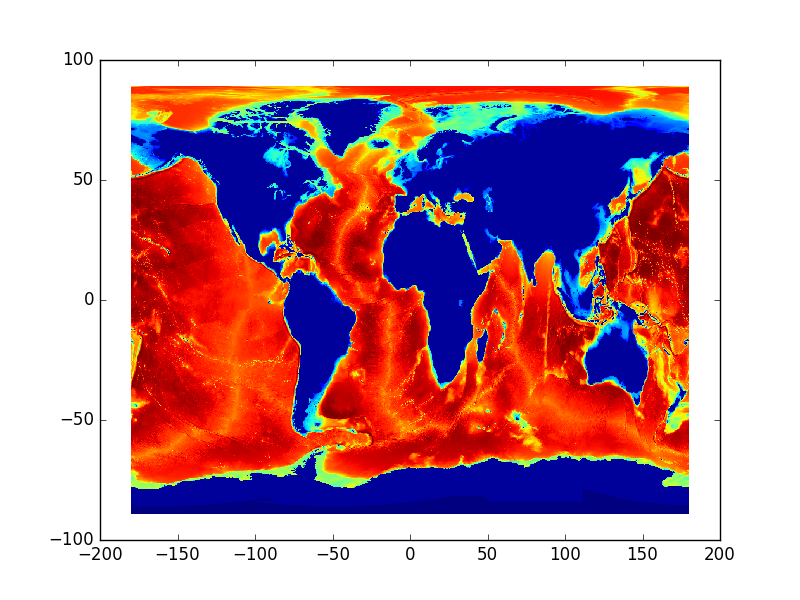

Python code for this plot:
from __future__ import print_function
import pycf
import iris
import numpy
import sys
from ctypes import byref, c_int, c_double, c_float, POINTER, c_char_p, c_void_p
import argparse
from functools import reduce
import time

parser = argparse.ArgumentParser(description='Interpolate using libcf')
parser.add_argument('--src_file', type=str, dest='src_file', 
                    default='coords_CF_ORCA12_GO6-2.nc',
                    help='Source data file name')
parser.add_argument('--src_field', type=str, dest='src_field', 
                    default='ocndept',
                    help='Source data field name')
parser.add_argument('--dst_file', type=str, dest='dst_file', default='dst.nc',
                    help='Destination data file name')
parser.add_argument('--tolpos', type=float, dest='tolpos', default=1.e-6,
                    help='Tolerance in target space')
parser.add_argument('--nitermax', type=int, dest='nitermax', default=1000,
                    help='Max number of iterations')
parser.add_argument('--plot', dest='plot', action='store_true', help='Plot')

args = parser.parse_args()

if args.src_file is '':
    print('ERROR: must provide source data file name')
    parser.print_help()
    sys.exit(1)

if args.dst_file is '':
    print('ERROR: must provide destination data file name')
    parser.print_help()
    sys.exit(1)

src_file = args.src_file.encode('UTF-8') # python3
dst_file = args.dst_file.encode('UTF-8') # python3
src_field = args.src_field.encode('UTF-8') # python3
ndims = 2

def createData(filename, prefix, fieldname):
    # use iris to read in the data
    # then pass the array to create libcf objects
    cubes = iris.load(filename)
    cube = None
    for cb in cubes:
        if cb.var_name == fieldname:
            cube = cb
    coords = cube.coords()
    lats = coords[0].points
    lons = coords[1].points
    
    # create coordinates
    save = 1 # copy and save
    latId, lonId = c_int(), c_int()
    dims = (c_int * 2)(lats.shape[0], lats.shape[1])
    dimNames = (c_char_p * 2)("y", "x")
    ier = pycf.nccf.nccf_def_lat_coord(ndims, dims, dimNames, lats.ctypes.data_as(POINTER(c_double)), save, byref(latId))
    assert(ier == pycf.NC_NOERR)
    ier = pycf.nccf.nccf_def_lon_coord(ndims, dims, dimNames, lons.ctypes.data_as(POINTER(c_double)), save, byref(lonId))
    assert(ier == pycf.NC_NOERR)

    # create the grid
    gridId = c_int()
    coordIds = (c_int * 2)(latId.value, lonId.value)
    gridname = prefix + 'grid'
    ier = pycf.nccf.nccf_def_grid(coordIds, gridname, byref(gridId))
    assert(ier == pycf.NC_NOERR)

    # create the data
    dataId = c_int()
    dataname = fieldname
    ier = pycf.nccf.nccf_def_data(gridId, dataname, cube.standard_name, 
                                  str(cube.units), None, byref(dataId))
    assert(ier == pycf.NC_NOERR)
    ier = pycf.nccf.nccf_set_data_double(dataId, cube.data.ctypes.data_as(POINTER(c_double)))
    assert(ier == pycf.NC_NOERR)

    # get a pointer to the array
    dataPtr = POINTER(c_double)()
    xtype = c_int()
    fillValuePtr = c_void_p()
    ier = pycf.nccf.nccf_get_data_pointer(dataId, byref(xtype),
                                          byref(dataPtr), byref(fillValuePtr))
    assert(ier == pycf.NC_NOERR)

    # create a numpy array from that pointer
    array = numpy.ctypeslib.as_array(dataPtr, shape=cube.data.shape)


    return {'gridId': gridId, 'dataId': dataId, 'dataArray': array, 'lats': lats, 'lons': lons}


def destroyData(dataId):
    gridId = c_int()
    ier = pycf.nccf.nccf_inq_data_gridid(dataId, byref(gridId))
    assert(ier == pycf.NC_NOERR)
    coordIds = (c_int * ndims)()
    ier = pycf.nccf.nccf_inq_grid_coordids(gridId, coordIds)
    assert(ier == pycf.NC_NOERR)

    ier = pycf.nccf.nccf_free_data(dataId)
    assert(ier == pycf.NC_NOERR)
    ier = pycf.nccf.nccf_free_grid(gridId)
    assert(ier == pycf.NC_NOERR)
    for i in range(ndims):
        ier = pycf.nccf.nccf_free_coord(coordIds[i])
        assert(ier == pycf.NC_NOERR)

def printInvalidDataPoints(lats, lons, data, fillValue):
    badLats = lats[data == fillValue]
    badLons = lons[data == fillValue]
    for i in range(len(badLats)):
        print('invalid point: lat = {:.10f} lon = {:.10f}'.format(badLats[i], badLons[i]))

def plotData(lats, lons, data):
    from matplotlib import pylab
    pylab.pcolor(lons, lats, data)
    pylab.show()


timeStats = {
    'weights': float('nan'),
    'evaluation': float('nan'),
}

src = createData(src_file, b"src", args.src_field)
dst = createData(dst_file, b"dst", 'pointData')

# compute the interpolation weights
regridId = c_int()
ier = pycf.nccf.nccf_def_regrid(src['gridId'], dst['gridId'], byref(regridId))
assert(ier == pycf.NC_NOERR)
nitermax = c_int(args.nitermax)
tolpos = c_double(args.tolpos)

tic = time.time()
ier = pycf.nccf.nccf_compute_regrid_weights(regridId,
                                            nitermax, tolpos)
toc = time.time()
assert(ier == pycf.NC_NOERR)
timeStats['weights'] = toc - tic

# get the the number of valid target points
nvalid = c_int()
ier = pycf.nccf.nccf_inq_regrid_nvalid(regridId, byref(nvalid))
assert(ier == pycf.NC_NOERR)

# store the reference data values
dstDataRef = dst['dataArray'].copy()

# initialize the data
dst['dataArray'][...] = -2.0

# interpolate
tic = time.time()
ier = pycf.nccf.nccf_apply_regrid(regridId, src['dataId'], dst['dataId'])
toc = time.time()
assert(ier == pycf.NC_NOERR)
timeStats['evaluation'] = toc - tic

srcDims = src['dataArray'].shape
srcNtot = srcDims[0] * srcDims[1]
dstDims = dst['dataArray'].shape
dstNtot = dstDims[0] * dstDims[1]

# compute error
error =  numpy.sum(abs(dst['dataArray'] - dstDataRef)) / float(dstNtot)
print('libcf interpolation:')
print('\tsrc: {} ntot: {}'.format(srcDims[:], srcNtot))
print('\tdst: {} ntot: {}'.format(dstDims[:], dstNtot))
ninvalid = dstNtot - nvalid.value
print('\t     # invalid points: {} ({:.3f}%)'.format(ninvalid,
                                               100*ninvalid/float(dstNtot)))

#printInvalidDataPoints(dst['lats'], dst['lons'], dst['dataArray'], fillValue=-2.0)


print('interpolation error: {:.3g}'.format(error))
print('time stats:')
totTime = 0.0
for k, v in timeStats.items():
    print('\t{0:<32} {1:>.3g} sec'.format(k, v))
    totTime += v
print('\t{0:<32} {1:>.3g} sec'.format('total', totTime))

if args.plot:
    plotData(dst['lats'], dst['lons'], dst['dataArray'])

# clean up
destroyData(src['dataId'])
destroyData(dst['dataId'])
